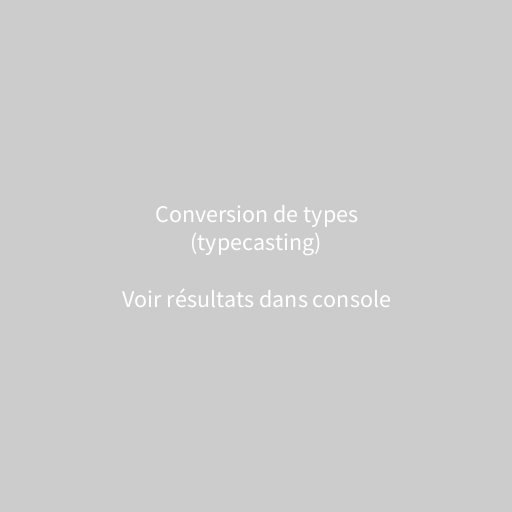
Frame 1 (no input)
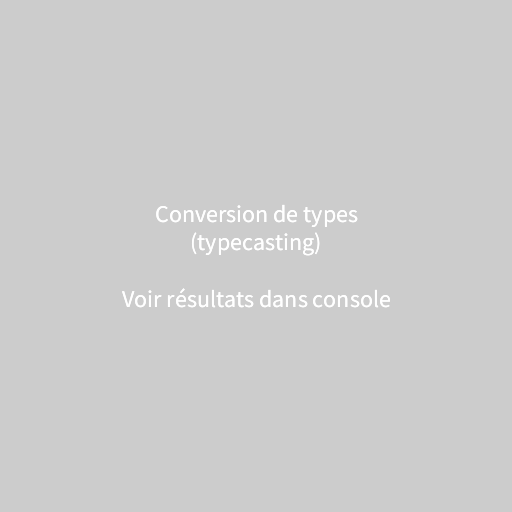
Frame 2 (the mouse pressed at the canvas centre, redrawn once)

The Processing sketch that drew these frames (run headless with seeded random() and noise(); the mouse was pressed at the canvas centre and the sketch redrawn once):

// Processing sketch: ANI2012H22_Typecasting
// ── ANI2012H22_Typecasting.pde
// ANI2012H22_Typecasting.pde
// Exemples de conversions de types primitifs et complexes.
// L'exemple de type complexe est une classe de type 'Fruit' dont 'Orange' est un descendant par héritage.

// classe de type Fruit
class Fruit
{
  void identify()
  {
    println("\t\t" + "I am a fruit");
  }
}

// classe de type Orange qui est un descendant de Fruit par héritage
class Orange extends Fruit
{
  void identify()
  {
    println("\t\t" + "I am a fruit of type orange");
  }
}

// paramètres
int numberAsInt = 1;
float numberAsFloat = 1.618f;

// variables
int zeroAsInt = 0;

int resultAsInt;
float resultAsFloat;
boolean resultAsBool;

Fruit  fruit;
Orange orange;

Fruit referenceAncestor;
Orange referenceDescendant;

void setup()
{
  size(512, 512);
  noLoop();

  textSize(24);
  textAlign(CENTER, CENTER);

  fruit = new Fruit();
  orange = new Orange();

  referenceAncestor = fruit;
  referenceDescendant = orange;

  // dans les exemples qui suivent, '\t' est un caractère d'échappement
  // il permet d'insérer des tabulations dans la chaîne de caractères (ie: l'équivalent de la touche TAB sur un clavier)
  // c'est simplement pour avoir un meilleur alignement du texte affiché dans la console

  // 1. conversion d'un nombre entier (int) en nombre réel (float)
  resultAsFloat = float(numberAsInt);

  println("ex1. \t cast \t" + "int" + "\t -> \t" + "float");
  println("\t\t" + numberAsInt +  "\t -> \t" + resultAsFloat + "\n");


  // 2. conversion d'un nombre réel (float) en nombre entier (int)
  resultAsInt = int(numberAsFloat);

  println("ex2. \t cast \t" + "float" + "\t -> \t" + "int");
  println("\t\t" + numberAsFloat +  "\t -> \t" + resultAsInt + "\n");


  // 3. conversion d'un nombre entier (int) en valeur booléenne (boolean)
  resultAsBool = boolean(numberAsInt);

  println("ex3. \t cast \t" + "int" + "\t -> \t" + "bool");
  println("\t\t" + numberAsInt +  "\t -> \t" + resultAsBool);

  resultAsBool = boolean(zeroAsInt);

  println("\t\t" + zeroAsInt +  "\t -> \t" + resultAsBool + "\n");


  // 4. conversion de rérérence d'un type enfant vers un type parent (upcasting)

  println("ex4. \t cast \t" + "Orange" + "\t -> \t" + "Fruit (upcasting)");

  referenceAncestor = fruit;
  referenceDescendant = orange;

  referenceAncestor.identify();

  if (referenceAncestor instanceof Fruit)
    println("\t\t" + "reference is an instance of Fruit");
  else
    println("\t\t" + "reference is not an instance of Fruit");

  if (referenceAncestor instanceof Orange)
    println("\t\t" + "reference is an instance of Orange");
  else
    println("\t\t" + "reference is not an instance of Orange");

  println("\t\t" + "(upcasting orange > fruit)");
  referenceAncestor = orange; // <- upcasting

  referenceAncestor.identify();

  if (referenceAncestor instanceof Fruit)
    println("\t\t" + "reference is an instance of Fruit");
  else
    println("\t\t" + "reference is not an instance of Fruit");

  if (referenceAncestor instanceof Orange)
    println("\t\t" + "reference is an instance of Orange\n");
  else
    println("\t\t" + "reference is not an instance of Orange\n");


  // 5. conversion de rérérence d'un type parent vers un type enfant (downcasting)

  println("ex5. \t cast \t" + "Fruit" + "\t -> \t" + "Orange (downcasting)");

  referenceAncestor = fruit;
  referenceDescendant = orange;

  referenceAncestor.identify();

  if (referenceAncestor instanceof Fruit)
    println("\t\t" + "reference is an instance of Fruit");
  else
    println("\t\t" + "reference is not an instance of Fruit");

  if (referenceAncestor instanceof Orange)
    println("\t\t" + "reference is an instance of Orange");
  else
    println("\t\t" + "reference is not an instance of Orange");

  // downcasting (fruit > orange)
  // referenceDescendant = (Orange) referenceAncestor; // <- ERREUR si décommenté !!!
  // opération illégale qui déclenche une 'ClassCastException’, car le fruit pourrait ne pas être une orange

  referenceAncestor = orange; // <- upcasting (orange > fruit)

  println("\t\t" + "(downcasting fruit > orange)");

  // downcasting (fruit > orange)
  referenceDescendant = (Orange) referenceAncestor;    // OK car référence sur une orange

  referenceDescendant.identify();

  if (referenceDescendant instanceof Fruit)
    println("\t\t" + "reference is an instance of Fruit");
  else
    println("\t\t" + "reference is not an instance of Fruit");

  if (referenceDescendant instanceof Orange)
    println("\t\t" + "reference is an instance of Orange\n");
  else
    println("\t\t" + "reference is not an instance of Orange\n");
}

void draw()
{
  text("Conversion de types\n(typecasting)\n\nVoir résultats dans console", width/ 2.0f, height/ 2.0f);
}
